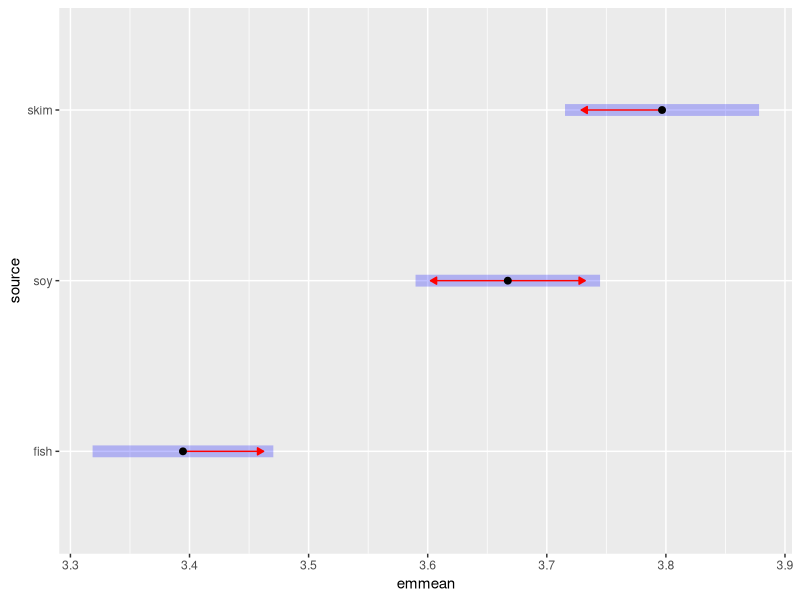
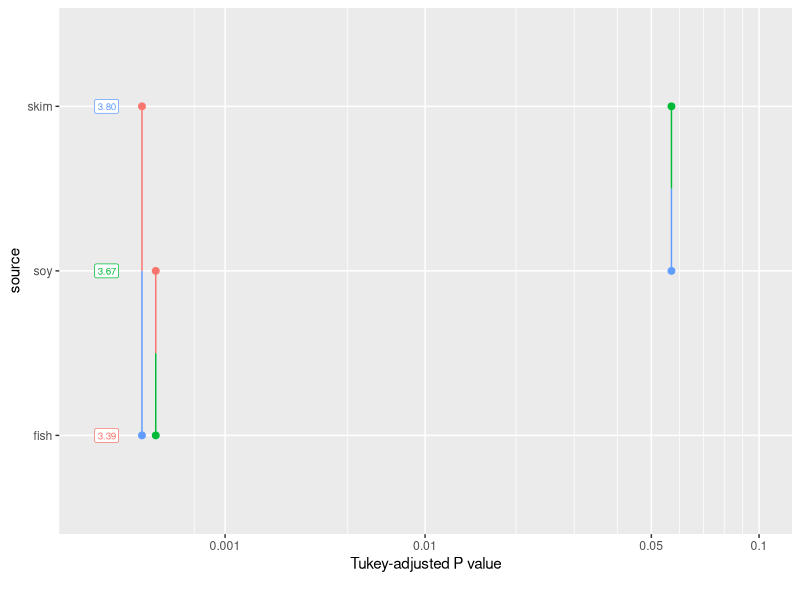
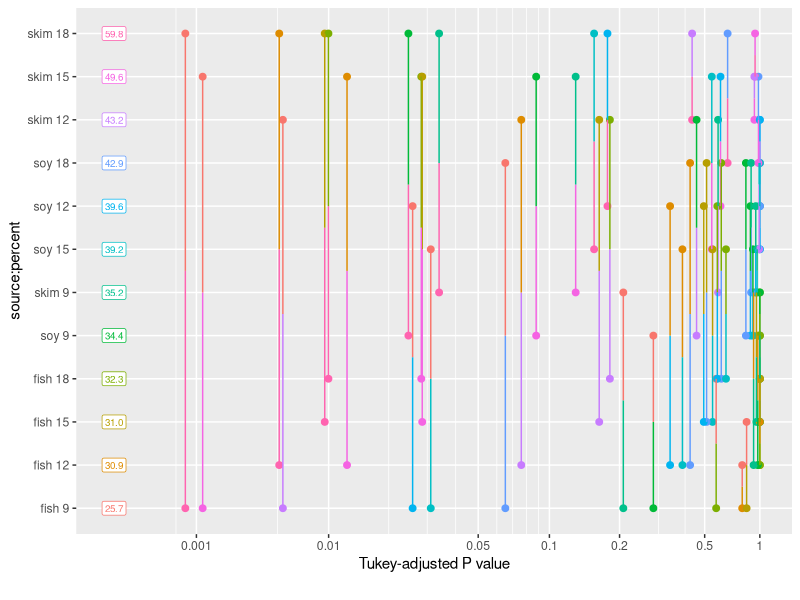
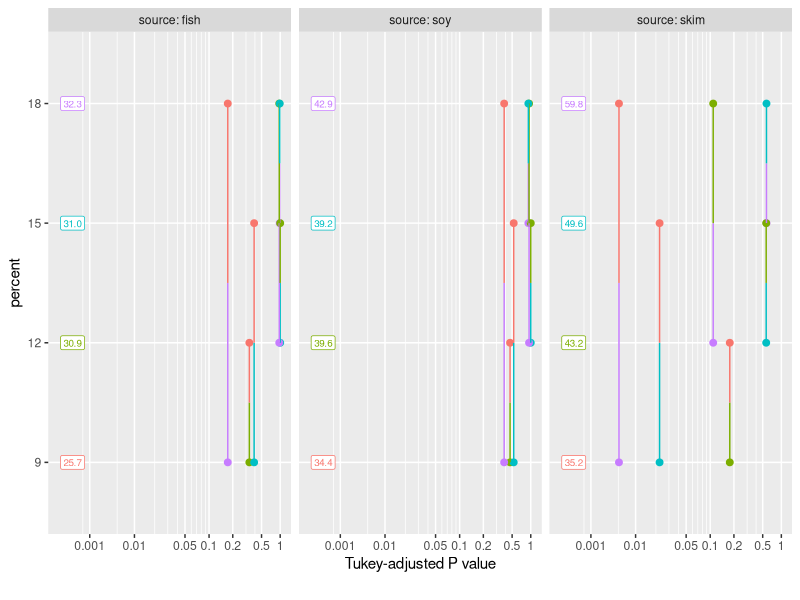

Generate these figures, in order, with R: (Note: this script raises an error after producing the figures.)
## ---- echo = FALSE, results = "hide", message = FALSE-------------------------
require("emmeans")
knitr::opts_chunk$set(fig.width = 4.5, class.output = "ro")

## -----------------------------------------------------------------------------
pigs.lm <- lm(log(conc) ~ source + factor(percent), data = pigs)
pigs.emm.s <- emmeans(pigs.lm, "source")
pairs(pigs.emm.s)

## -----------------------------------------------------------------------------
pwpm(pigs.emm.s)

## -----------------------------------------------------------------------------
pwpm(pigs.emm.s, means = FALSE, flip = TRUE,     # args for pwpm()
     reverse = TRUE,                             # args for pairs()
     side = ">", delta = 0.05, adjust = "none")  # args for test()

## -----------------------------------------------------------------------------
eff_size(pigs.emm.s, sigma = sigma(pigs.lm), edf = 23)

## -----------------------------------------------------------------------------
eff_size(pigs.emm.s, sigma = sigma(pigs.lm), edf = Inf)

## ---- eval = FALSE------------------------------------------------------------
#  eff_size(pairs(pigs.emm.s), sigma = sigma(pigs.lm), edf = 23, method = "identity")

## ----fig.height = 1.5---------------------------------------------------------
plot(pigs.emm.s, comparisons = TRUE)

## -----------------------------------------------------------------------------
pwpp(pigs.emm.s)

## ---- fig.width = 9-----------------------------------------------------------
pigs.lmint <- lm(log(conc) ~ source * factor(percent), data = pigs)
pigs.cells <- emmeans(pigs.lmint, ~ source * percent)
pwpp(pigs.cells, type = "response")

## ---- fig.width = 6-----------------------------------------------------------
pwpp(pigs.cells, by = "source", type = "response")

## -----------------------------------------------------------------------------
coef(pairs(pigs.emm.s))

## -----------------------------------------------------------------------------
pigs.emm.p <- emmeans(pigs.lm, "percent")
ply <- contrast(pigs.emm.p, "poly")
ply

coef(ply)

## -----------------------------------------------------------------------------
org.aov <- aov(sales1 ~ day + Error(store), data = oranges,
               contrasts = list(day = "contr.sum"))
org.emml <- emmeans(org.aov, consec ~ day)
org.emml

## -----------------------------------------------------------------------------
skip_comp.emmc <- function(levels, skip = 1, reverse = FALSE) {
    if((k <- length(levels)) < skip + 1)
        stop("Need at least ", skip + 1, " levels")
    coef <- data.frame()
    coef <- as.data.frame(lapply(seq_len(k - skip - 1), function(i) {
        sgn <- ifelse(reverse, -1, 1)
        sgn * c(rep(0, i - 1), 1, rep(0, skip), -1, rep(0, k - i - skip - 1))
    }))
    names(coef) <- sapply(coef, function(x)
        paste(which(x == 1), "-", which(x == -1)))
    attr(coef, "adjust") = "fdr"   # default adjustment method
    coef
}

## -----------------------------------------------------------------------------
skip_comp.emmc(1:5)

skip_comp.emmc(1:5, skip = 0, reverse = TRUE)

## -----------------------------------------------------------------------------
contrast(org.emml[[1]], "skip_comp", skip = 2, reverse = TRUE)

## -----------------------------------------------------------------------------
LF <- contrast(pigs.emm.s, 
               list(lambda1 = c(1, 2, 0), lambda2 = c(0, 3, -2)),
               offset = c(-7, 1))
confint(LF, adjust = "bonferroni")

## -----------------------------------------------------------------------------
pairs(pigs.emm.s, type = "lp")

pairs(pigs.emm.s, type = "response")
